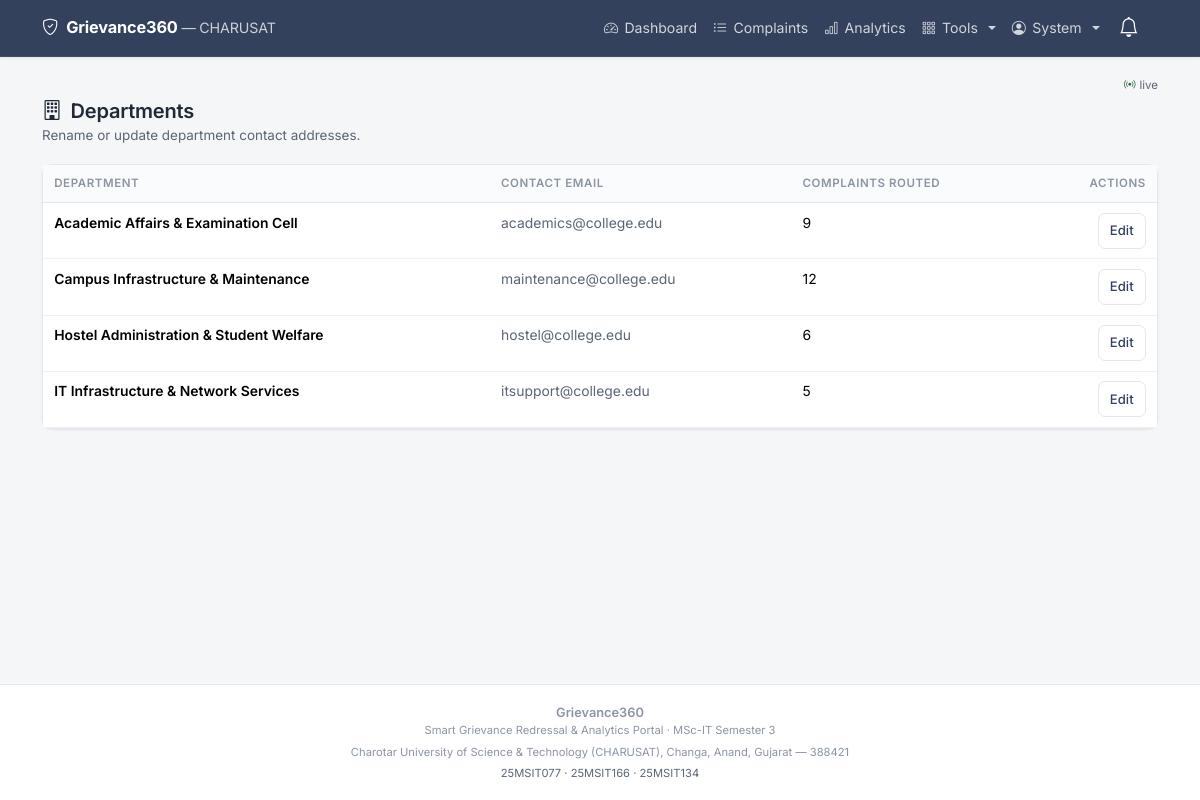
/admin/departments (signed in), run on the app's committed database.
### tables this page shows
CREATE TABLE users (
    id             INTEGER PRIMARY KEY AUTOINCREMENT,
    name           TEXT NOT NULL,
    email          TEXT NOT NULL UNIQUE,
    password_hash  TEXT NOT NULL,
    role           TEXT NOT NULL DEFAULT 'student'
                   CHECK (role IN ('student','staff','admin')),
    department_id  INTEGER,
    enrollment_no  TEXT,
    phone          TEXT,
    is_active      INTEGER NOT NULL DEFAULT 1,
    reset_token    TEXT,
    reset_expires  TEXT,
    created_at     TEXT NOT NULL, photo TEXT, program TEXT, student_department TEXT, semester TEXT,
    FOREIGN KEY (department_id) REFERENCES departments(id)
);

CREATE TABLE departments (
    id          INTEGER PRIMARY KEY AUTOINCREMENT,
    name        TEXT NOT NULL UNIQUE,
    email       TEXT,
    created_at  TEXT NOT NULL
);

### app.py (the view)
@app.route("/admin/departments")
@login_required
@role_required("admin")
def admin_departments():
    rows = db.query_all(
        "SELECT d.*, COUNT(c.id) AS complaint_count "
        "FROM departments d "
        "LEFT JOIN complaints c ON c.department_id = d.id "
        "GROUP BY d.id ORDER BY d.name")
    return render_template("admin/departments.html", departments=rows)

### app.py (called while the page is built)
@login_manager.user_loader
def load_user(user_id):
    row = db.query_one(
        "SELECT * FROM users WHERE id = %s AND is_active = 1", (user_id,)
    )
    return User(row) if row else None

def role_required(*roles):
    def decorator(view):
        @wraps(view)
        def wrapped(*args, **kwargs):
            if not current_user.is_authenticated:
                return login_manager.unauthorized()
            if current_user.role not in roles:
                flash("You do not have permission to open that page.", "danger")
                return redirect(url_for("index"))
            return view(*args, **kwargs)
        return wrapped
    return decorator

@app.context_processor
def inject_globals():
    now = helpers.now_str()
    return {
        "status_color": helpers.status_color,
        "pretty_date": helpers.pretty_date,
        "priority_label": helpers.priority_label,
        "is_breached": helpers.is_breached,
        "days_left": helpers.days_left,
        "ALL_STATUSES": config.STATUSES,
        "current_year": datetime.now().year,
        "now": now,
    }

### db.py (called while the page is built, shortened)
def _connect():
    if config.DB_ENGINE == "sqlite":
        raw = sqlite3.connect(config.SQLITE_PATH)
        raw.row_factory = sqlite3.Row          # lets us build dicts from rows
        raw.execute("PRAGMA foreign_keys = ON")  # SQLite needs this switched on
        return _SQLiteConnection(raw)

def get_db():
    if "db" not in g:
        g.db = _connect()
    return g.db

def query_all(sql, params=()):
    cursor = get_db().cursor()
    cursor.execute(sql, params)
    rows = cursor.fetchall()
    cursor.close()
    return rows

def query_one(sql, params=()):
    cursor = get_db().cursor()
    cursor.execute(sql, params)
    row = cursor.fetchone()
    cursor.close()
    return row

    def execute(self, sql, params=()):
        return self._cursor.execute(sql.replace("%s", "?"), params)

    def fetchone(self):
        row = self._cursor.fetchone()
        return dict(row) if row is not None else None

    def fetchall(self):
        return [dict(row) for row in self._cursor.fetchall()]

    def close(self):
        self._cursor.close()

    def cursor(self):
        return _SQLiteCursor(self._connection.cursor())

    def close(self):
        self._connection.close()

### helpers.py (called while the page is built)
def now_str():
    return datetime.now().strftime(DT_FORMAT)

### templates/admin/departments.html (shortened to what this page needs)
{% extends "base.html" %}
{% block content %}
<div class="ge-page-head">
  <h4><i class="bi bi-building me-1"></i> Departments</h4>
  <p class="ge-page-sub">Rename or update department contact addresses.</p>
</div>
<div class="ge-card">
  <div class="ge-desktop-table table-responsive">
    <table class="table table-hover mb-0">
      <thead>
        <tr>
          <th>Department</th><th>Contact email</th>
          <th>Complaints routed</th><th class="text-end">Actions</th>
        </tr>
      </thead>
      <tbody>
        {% for d in departments %}
        <tr>
          <td class="fw-semibold">{{ d.name }}</td>
          <td class="text-muted">{{ d.email }}</td>
          <td>{{ d.complaint_count }}</td>
          <td class="text-end">
            <a href="{{ url_for('admin_department_edit', dept_id=d.id) }}"
               class="btn btn-sm btn-outline-primary">Edit</a>
          </td>
        </tr>
        {% endfor %}
      </tbody>
    </table>
  </div>
</div>
{% endblock %}

### templates/base.html (shortened to what this page needs)
<!DOCTYPE html>
<html lang="en">
<head>
  <link href="https://cdn.jsdelivr.net/npm/bootstrap@5.3.3/dist/css/bootstrap.min.css" rel="stylesheet">
  <link href="https://cdn.jsdelivr.net/npm/bootstrap-icons@1.11.3/font/bootstrap-icons.css" rel="stylesheet">
  <link href="{{ url_for('static', filename='css/style.css') }}" rel="stylesheet">
</head>
<body>
<nav class="navbar navbar-expand-md navbar-dark ge-navbar sticky-top">
  <div class="container">
    <a class="navbar-brand fw-bold d-flex align-items-center gap-2"
       href="{{ url_for('index') }}">
      <i class="bi bi-shield-check"></i>
      <span>
        Grievance360
        <span class="d-none d-md-inline fw-normal small opacity-75">
          &mdash; CHARUSAT
        </span>
      </span>
    </a>
    {% if current_user.is_authenticated %}
    <div class="dropdown order-md-last ms-auto me-2">
      <button class="btn btn-link nav-link position-relative ge-tap"
              type="button" data-bs-toggle="dropdown" aria-expanded="false"
              aria-label="Notifications">
        <i class="bi bi-bell fs-5 text-white"></i>
      </button>
    </div>
    {% endif %}
    <div class="collapse navbar-collapse" id="mainNav">
      <ul class="navbar-nav ms-auto mb-2 mb-md-0 align-items-md-center">
        {% if current_user.is_authenticated %}
          {% if current_user.role == 'student' %}
            <li class="nav-item">
              <a class="nav-link ge-tap" href="{{ url_for('student_dashboard') }}">
                <i class="bi bi-grid"></i> My Complaints</a>
            </li>
            <li class="nav-item">
              <a class="nav-link ge-tap" href="{{ url_for('raise_complaint') }}">
                <i class="bi bi-plus-circle"></i> Raise Complaint</a>
            </li>
            <li class="nav-item">
              <a class="nav-link ge-tap" href="{{ url_for('kb_list') }}">
                <i class="bi bi-book"></i> Help</a>
            </li>
            <li class="nav-item">
              <a class="nav-link ge-tap" href="{{ url_for('announcements') }}">
                <i class="bi bi-megaphone"></i> Notices</a>
            </li>
            <li class="nav-item">
              <a class="nav-link ge-tap" href="{{ url_for('profile') }}">
                <i class="bi bi-person-circle"></i> Profile</a>
            </li>
          {% elif current_user.role == 'admin' %}
            <li class="nav-item">
              <a class="nav-link ge-tap" href="{{ url_for('admin_dashboard') }}">
                <i class="bi bi-speedometer2"></i> Dashboard</a>
            </li>
            <li class="nav-item">
              <a class="nav-link ge-tap" href="{{ url_for('admin_complaints') }}">
                <i class="bi bi-list-ul"></i> Complaints</a>
            </li>
            <li class="nav-item">
              <a class="nav-link ge-tap" href="{{ url_for('admin_analytics') }}">
                <i class="bi bi-bar-chart"></i> Analytics</a>
            </li>
            <li class="nav-item dropdown">
              <a class="nav-link dropdown-toggle ge-tap" href="#" role="button"
                 data-bs-toggle="dropdown">
                <i class="bi bi-grid-3x3-gap"></i> Tools
              </a>
            </li>
          {% endif %}
          <li class="nav-item dropdown">
            <a class="nav-link dropdown-toggle ge-tap" href="#" role="button"
               data-bs-toggle="dropdown">
              <i class="bi bi-person-circle"></i>
              {{ current_user.name.split(' ')[0] }}
            </a>
          </li>
        {% endif %}
      </ul>
    </div>
  </div>
</nav>
<main class="container ge-main">
  {% if current_user.is_authenticated %}
  <div class="d-flex justify-content-end mb-1" style="min-height:18px">
    <span id="liveBar" class="d-inline-flex align-items-center gap-1"
          style="font-size:.72rem;color:var(--ge-muted,#64748b)">
      <i class="bi bi-broadcast text-success"></i>
      <span class="text-muted">live</span>
    </span>
  </div>
  {% endif %}
  {% block content %}{% endblock %}
</main>
<footer class="ge-footer no-print">
  <div class="container text-center">
    <div class="fw-semibold">Grievance360</div>
    <div class="small">
      Smart Grievance Redressal &amp; Analytics Portal &middot; MSc-IT Semester 3
    </div>
    <div class="small mt-1">
      Charotar University of Science &amp; Technology (CHARUSAT),
      Changa, Anand, Gujarat &mdash; 388421
    </div>
    <div class="small mt-1 text-muted">
      25MSIT077 &middot; 25MSIT166 &middot; 25MSIT134
    </div>
  </div>
</footer>
</body>
</html>

### static/css/style.css (style rules this page uses)
:root { --ge-ink: #1f2937; --ge-ink-soft: #5b6674; --ge-ink-faint: #8b95a3; --ge-primary: #33415c; --ge-primary-dark: #283346; --ge-accent: #5b6ea8; --ge-accent-soft: #eef1f8; --ge-bg: #f5f6f8; --ge-surface: #ffffff; --ge-line: #e4e7ec; --ge-line-soft: #eef0f3; --ge-radius: 10px; --ge-radius-sm: 7px; --ge-shadow: 0 1px 2px rgba(31, 41, 55, .05), 0 1px 3px rgba(31, 41, 55, .04); --ge-shadow-lift: 0 4px 12px rgba(31, 41, 55, .08); --ge-bottomnav-height: 60px; }
html, body { overflow-x: hidden; max-width: 100%; }
body { background-color: var(--ge-bg); color: var(--ge-ink); font-family: "Inter", -apple-system, BlinkMacSystemFont, "Segoe UI", Roboto, "Helvetica Neue", Arial, sans-serif; font-size: 15px; line-height: 1.55; -webkit-font-smoothing: antialiased; display: flex; flex-direction: column; min-height: 100vh; }
h1, h2, h3, h4, h5, h6 { font-weight: 600; letter-spacing: -.011em; color: var(--ge-ink); }
h4 { font-size: 1.25rem; }
a { color: var(--ge-accent); text-decoration: none; }
.text-muted { color: var(--ge-ink-soft) !important; }
.ge-main { flex: 1 0 auto; padding-top: .25rem; padding-bottom: 1.5rem; }
.ge-page-head { margin-bottom: 1.15rem; }
.ge-page-head h4 { margin-bottom: .15rem; }
.ge-page-head .ge-page-sub { font-size: .84rem; color: var(--ge-ink-soft); }
.ge-tap, .btn { min-height: 44px; display: inline-flex; align-items: center; justify-content: center; gap: .4rem; }
.btn { border-radius: var(--ge-radius-sm); font-size: .9rem; font-weight: 500; padding: .45rem 1rem; }
.btn-sm { min-height: 36px; font-size: .82rem; padding: .3rem .7rem; }
.btn-outline-primary { color: var(--ge-primary); border-color: var(--ge-line); background: var(--ge-surface); }
.ge-navbar { background: var(--ge-primary); border-bottom: 1px solid rgba(255, 255, 255, .06); box-shadow: 0 1px 3px rgba(31, 41, 55, .10); padding-top: .35rem; padding-bottom: .35rem; }
.ge-navbar .navbar-brand { font-size: 1.02rem; font-weight: 600; letter-spacing: -.01em; color: #fff; }
.ge-navbar .nav-link { color: rgba(255, 255, 255, .78); font-size: .88rem; border-radius: var(--ge-radius-sm); padding-left: .7rem; padding-right: .7rem; }
.ge-card { border: 1px solid var(--ge-line); border-radius: var(--ge-radius); box-shadow: var(--ge-shadow); background: var(--ge-surface); }
.text-success { color: #2f6b43 !important; }
.table { font-size: .87rem; color: var(--ge-ink); margin-bottom: 0; }
.table > :not(caption) > * > * { padding: .6rem .7rem; }
.table thead th { font-size: .72rem; font-weight: 600; letter-spacing: .05em; text-transform: uppercase; color: var(--ge-ink-faint); background: #fafbfc; border-bottom: 1px solid var(--ge-line); white-space: nowrap; }
.table tbody tr { border-color: var(--ge-line-soft); }
.ge-desktop-table { display: none; }
@media (min-width: 768px) { .ge-desktop-table { display: block; } }
.ge-footer { flex-shrink: 0; background: var(--ge-surface); border-top: 1px solid var(--ge-line); padding: 1.1rem 0; margin-top: 1.5rem; font-size: .8rem; color: var(--ge-ink-faint); }
@media (min-width: 1200px) { .ge-main.container { max-width: 1140px; } }

### data on the page
users: name "System"
departments: name "Academic Affairs & Examination Cell", email "academics@college.edu", complaint_count "9"
departments: name "Campus Infrastructure & Maintenance", email "maintenance@college.edu", complaint_count "12"
departments: name "Hostel Administration & Student Welfare", email "hostel@college.edu", complaint_count "6"
departments: name "IT Infrastructure & Network Services", email "itsupport@college.edu", complaint_count "5"
